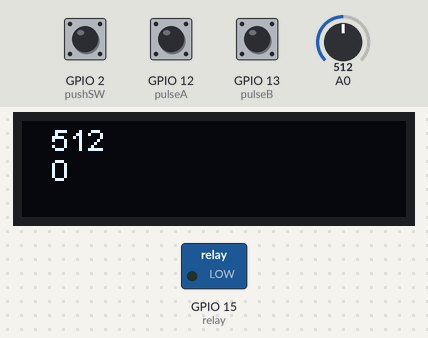
The program below on a simulated ESP8266 (NodeMCU). Shown: 128×32 one-colour display, switched loads named in the program (green lamp = pin HIGH). Inputs (shaded band) come from the test bench; at power-on: GPIO 2 (pushSW) HIGH, A0 = 512, GPIO 13 (pulseB) HIGH, GPIO 12 (pulseA) HIGH. What the program prints to the serial monitor is not drawn.

Above: at 1.3 s.
1.4 s: GPIO 2 (pushSW) pulled LOW for 0.6 s
At 1.9 s:
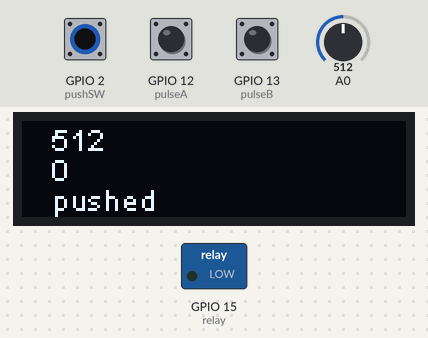
3.5 s: A0 set to 716
At 4.3 s:
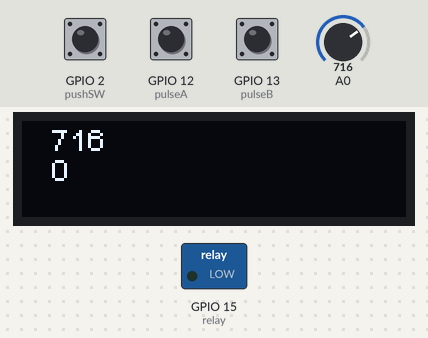
5.0 s: GPIO 13 (pulseB) pulled LOW for 0.6 s
At 7.3 s:
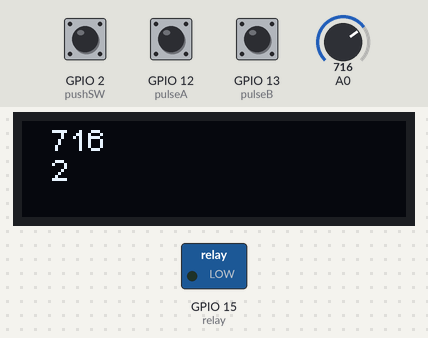
7.6 s: A0 set to 3
At 8.3 s:
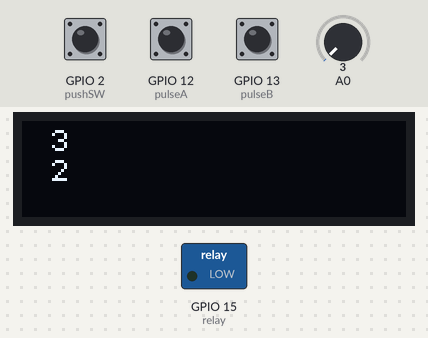
9.1 s: A0 set to 0
At 10.2 s:
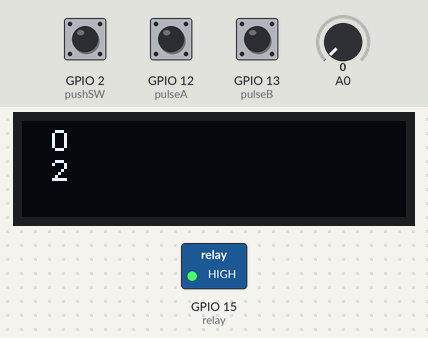
10.6 s: GPIO 2 (pushSW) pulled LOW for 1 s
At 11.0 s:
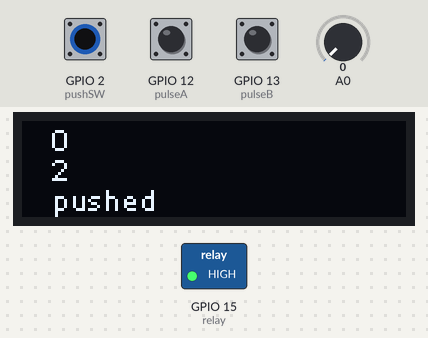
Timing chart, 0 to 13.6 s (numbered marks = the images above; inputs shaded):
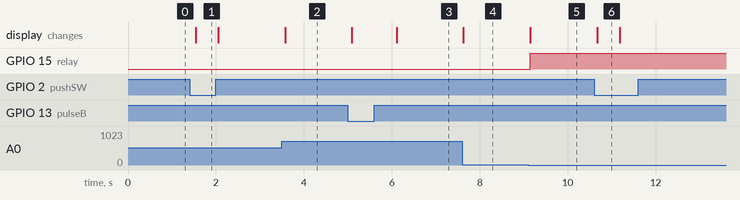

The program:

main.cpp
```cpp
#include <Arduino.h>
#include <SSD1306.h>

const int pulseA = 12;
const int pulseB = 13;
const int pushSW = 2;
const int relay = 15;
const int light = 0;
volatile int lastEncoded = 0;
volatile long encoderValue = 0;
int mode = 0;

SSD1306 display(0x3c, 4, 5, GEOMETRY_128_32);

void IRAM_ATTR handleRotary() {
  int MSB = digitalRead(pulseA);
  int LSB = digitalRead(pulseB);
  int encoded = (MSB << 1) |LSB;
  int sum = (lastEncoded << 2) | encoded;
  if(sum == 0b1101 ||sum == 0b0100 || sum == 0b0010 || sum == 0b1011) {encoderValue++;}
  if(sum == 0b1110 || sum == 0b0111 || sum == 0b0001 || sum == 0b1000) {encoderValue--;}
  lastEncoded = encoded;
  if(encoderValue > 255) {
    encoderValue = 255;
  }
  else if(encoderValue < 0){
    encoderValue = 0;
  }
}

void IRAM_ATTR buttonClicked() {
  Serial.println("pushed");
  mode = 1;
}
void setup() {
  // put your setup code here, to run once:
  Serial.begin(115200);
  pinMode(pushSW, INPUT_PULLUP);
  pinMode(pulseA, INPUT_PULLUP);
  pinMode(pulseB, INPUT_PULLUP);
  attachInterrupt(pushSW, buttonClicked, FALLING);
  attachInterrupt(pulseA, handleRotary, CHANGE);
  attachInterrupt(pulseB, handleRotary, CHANGE);
  pinMode(relay, OUTPUT);
  pinMode(light, INPUT);
  display.init();
  display.flipScreenVertically();
  display.drawString(10,10, "Hello World");
  display.display();
}

void loop() {
  // put your main code here, to run repeatedly:
  int lightValue = analogRead(light);
  attachInterrupt(pushSW, buttonClicked, FALLING);
  attachInterrupt(pulseA, handleRotary, CHANGE);
  attachInterrupt(pulseB, handleRotary, CHANGE);
  Serial.println(encoderValue);
  display.clear();
  display.drawString(10,0, String(lightValue));
  display.drawString(10,10, String(encoderValue));
  if(mode == 1) {
    display.drawString(10,20, "pushed");
    mode =0;
  }
  display.display();

  if(lightValue < encoderValue) {
    digitalWrite(relay, HIGH);
  }
  else {
    digitalWrite(relay, LOW);
  }
  delay(500);
}
```

Measured:
- the behaviour switches between 2 and 1 on A0 (found by bisection; images 4 and 5)
- after the input at 1.4 s, the display: changes after 0.14 s (image 1)
- after the input at 3.5 s, the display: changes after 0.07 s (image 2)
- after the input at 5.0 s, the display: first changes after 0.09 s (image 3 shows a later state)
- after the input at 7.6 s, the display: changes at once (image 4)
- after the input at 9.1 s, GPIO 15 (relay): LOW → HIGH after 0.05 s; the display: changes after 0.05 s (image 5)
- after the input at 10.6 s, the display: changes after 0.07 s (image 6)
